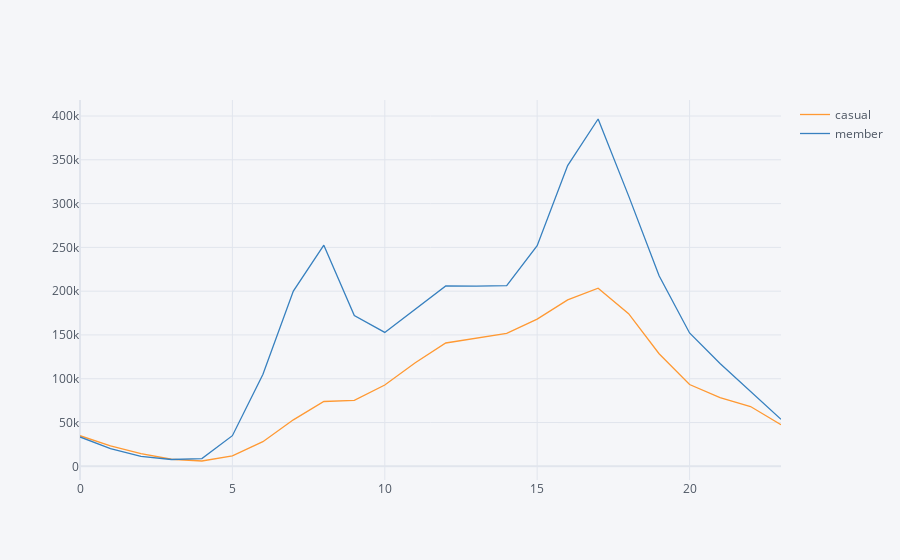

Notebook code cell kept with this figure:
### Code cell
# Creating an interactive plot for the 'hour_ride_id' pivot table

hour_ride_id.iplot()

### Figure 1 — Plotly figure (JSON) as saved in the notebook; plotly's stock layout.template omitted (floating-point values rounded to 4 significant figures)
{"data": [{"line": {"color": "rgba(255, 153, 51, 1.0)", "dash": "solid", "shape": "linear", "width": 1.3}, "mode": "lines", "name": "casual", "text": "", "type": "scatter", "x": [0, 1, 2, 3, 4, 5, 6, 7, 8, 9, 10, 11, 12, 13, 14, 15, 16, 17, 18, 19, 20, 21, 22, 23], "y": [34907, 23314, 14437, 8056, 6064, 12017, 28139, 53063, 74012, 75201, 92823, 118256, 140819, 146152, 151697, 168105, 190089, 203394, 174319, 128566, 93380, 78406, 68230, 47447]}, {"line": {"color": "rgba(55, 128, 191, 1.0)", "dash": "solid", "shape": "linear", "width": 1.3}, "mode": "lines", "name": "member", "text": "", "type": "scatter", "x": [0, 1, 2, 3, 4, 5, 6, 7, 8, 9, 10, 11, 12, 13, 14, 15, 16, 17, 18, 19, 20, 21, 22, 23], "y": [33506, 20252, 11439, 7766, 8806, 34971, 104876, 200016, 252515, 172093, 152870, 179481, 205937, 205707, 206289, 251945, 343445, 396591, 308814, 217485, 152300, 117393, 85511, 53643]}], "layout": {"legend": {"bgcolor": "#F5F6F9", "font": {"color": "#4D5663"}}, "paper_bgcolor": "#F5F6F9", "plot_bgcolor": "#F5F6F9", "title": {"font": {"color": "#4D5663"}}, "xaxis": {"gridcolor": "#E1E5ED", "showgrid": true, "tickfont": {"color": "#4D5663"}, "title": {"font": {"color": "#4D5663"}, "text": ""}, "zerolinecolor": "#E1E5ED"}, "yaxis": {"gridcolor": "#E1E5ED", "showgrid": true, "tickfont": {"color": "#4D5663"}, "title": {"font": {"color": "#4D5663"}, "text": ""}, "zerolinecolor": "#E1E5ED"}}}
